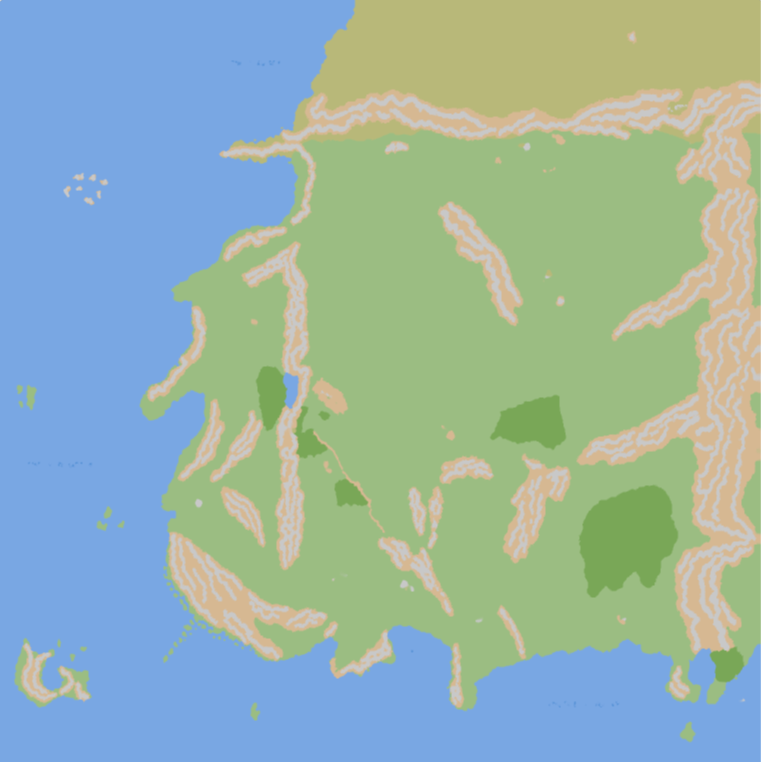
#> input picture blender/overworld-full.png, 761 x 762 px
$ python ow_fit.py
#> lines starting #> are read from the running program, lines starting #| are printed output that depends on the picture; after the words box and inside, x2 and y2 are one past the last pixel; in counts of white or black regions, pixels touching at a corner belong together
#!/usr/bin/env python3
"""Fits the Overworld portals to the map texture the PCG landscape samples; writes ow_sites.json
(town -> x, y, yaw in UE cm, +X = east, +Y = south; "level" false = a city without a level yet: marker only).

Reference map -> texture. The Overworld texture blender/overworld-full.png (761 x 762) is a cut of
maps/newwotbase-1.png (8848 x 6832): texel (c, r) = base pixel (20 + 11.6 c, -60 + 9.05 r), found by matching the sea
and mountain masks of both images (anisotropic: the source was squashed to a square; 84% agreement). City positions are the icon centres read off the base map (ow_cities.json: a black star in a
white ring for cities, a black dot for towns), so a town lands where the map draws it.

Texture -> world. PCG_Landscape's Get Texture Data node maps the texture onto a surface centred on BP_LandscapeLayers
(-230, -360) with half-size = the actor's local bounds extent (its closed spline: 4484 x 4736), advanced tiling
(0.29, 0.30), centre offset (0.27, -0.16): UV = frac((local01 - 0.5 - offset) * tiling + 0.5), so texel (0, 0) is at
(-13271, -17662) and (761, 762) at (17653, 13911). Checked against the generated mountains (44% of them on mountain
texels; 21% under the old fixed fit).

Hand-placed settlements. ow_houses.json (ow_houses.py) holds the house / big-building foliage instances. A town whose
map position is within SNAP cm of one of those clusters is moved onto the cluster edge so the portal stands by the
houses; otherwise the map position is kept and the distance to the nearest cluster is reported.
Needs Pillow + numpy: python/env/bin/python unreal/Tools/towns/ow_fit.py
"""
import json, math, os
from PIL import Image
import numpy as np
HERE=os.path.dirname(os.path.abspath(__file__)); ROOT=os.path.abspath(os.path.join(HERE,"..","..",".."))
# base map -> texture: the texture is an anisotropic cut (the source was squashed to a square), fitted on the sea and
# mountain masks of both images (84% agreement; an isotropic fit only reaches 70%)
BX,BY,SX,SY=20.0,-60.0,11.6,9.05
# texture -> world (the PCG texture surface)
AX,AY=-230.0,-360.0; EX,EY=4484.0,4736.0; TX,TY=0.29,0.30; CX,CY=0.27,-0.16; W,H=761,762
SNAP=1500.0; CLUSTER=900.0
def base_to_px(bx,by): return (bx-BX)/SX,(by-BY)/SY
def px_to_world(c,r):
    u,v=c/W,r/H; lx=0.5+CX+(u-0.5)/TX; ly=0.5+CY+(v-0.5)/TY
    return (AX-EX)+lx*2*EX,(AY-EY)+ly*2*EY
def world_to_px(x,y):
    lx=(x-(AX-EX))/(2*EX); ly=(y-(AY-EY))/(2*EY)
    return ((lx-0.5-CX)*TX+0.5)*W,((ly-0.5-CY)*TY+0.5)*H
def clusters(houses):
    cl=[]
    for h in houses:
        p=(h["x"],h["y"])
        for c in cl:
            if any(math.hypot(p[0]-q[0],p[1]-q[1])<CLUSTER for q in c): c.append(p); break
        else: cl.append([p])
    return [(sum(x for x,_ in c)/len(c),sum(y for _,y in c)/len(c),len(c)) for c in cl]
def main():
    img=np.array(Image.open(os.path.join(ROOT,"blender","overworld-full.png")).convert("RGB")).astype(int)
    sea=(abs(img[...,0]-121)<20)&(abs(img[...,1]-167)<20)&(abs(img[...,2]-227)<20); land=~sea
#> after `sea = (abs(img[..., 0] - 121) < 20) & (abs(img[..., 1] - 167) < 20) & `:
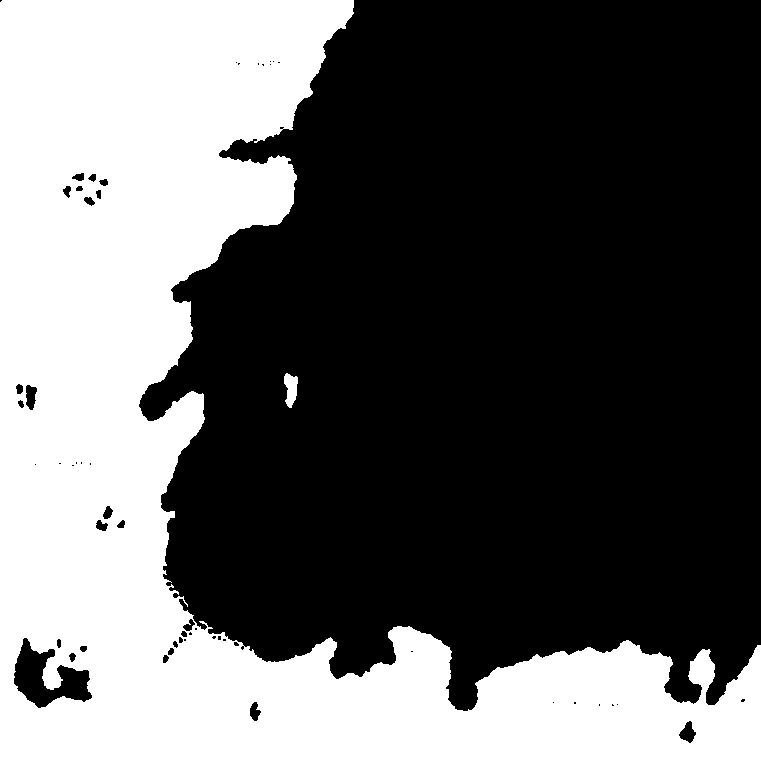
#> sea: shape (762, 761) bool; 38.3% white; 2 white regions, box (x1, y1, x2, y2) and area: (0, 0, 761, 762) 221549, (284, 373, 298, 408) 333
#> (the run stopped early here; a loop or call above may not have finished)

$ run again, with blender/overworld.png copied over blender/overworld-full.png
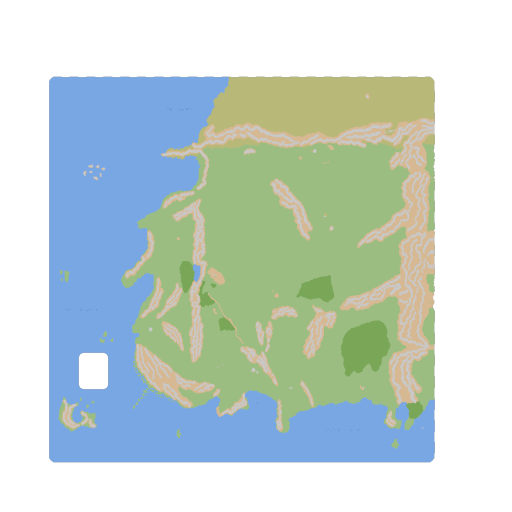
#> input picture blender/overworld.png, 1024 x 1024 px (shown at 1/2 size)
#> in main, `img=np.array(Image.open(os.path.join(ROOT,"blender","overworld-full.pn..`:
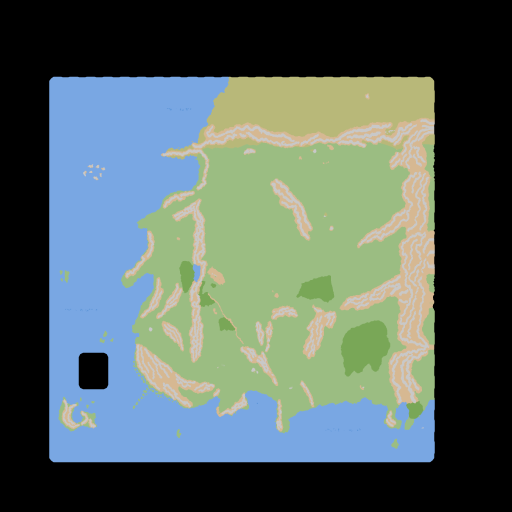
#> img: shape (1024, 1024, 3) int64 (shown at 1/2 size); mean R, G, B 85, 101, 96.3
#> in main, `sea = (abs(img[..., 0] - 121) < 20) & (abs(img[..., 1] - 167) < 20) & `:
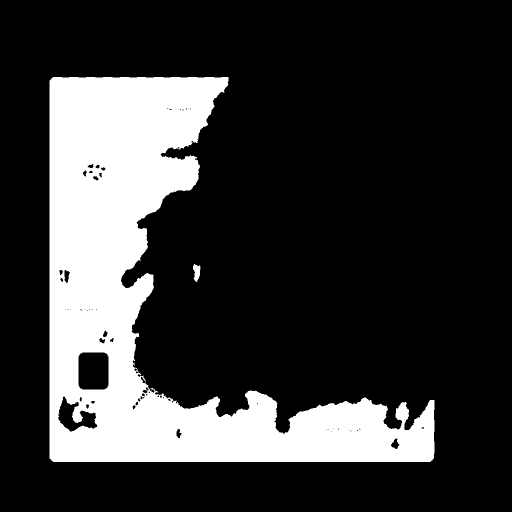
#> sea: shape (1024, 1024) bool (shown at 1/2 size); 21.6% white; 3 white regions (1 under 20 px), largest, box (x1, y1, x2, y2) and area: (99, 154, 869, 924) 226625, (386, 528, 401, 564) 359
